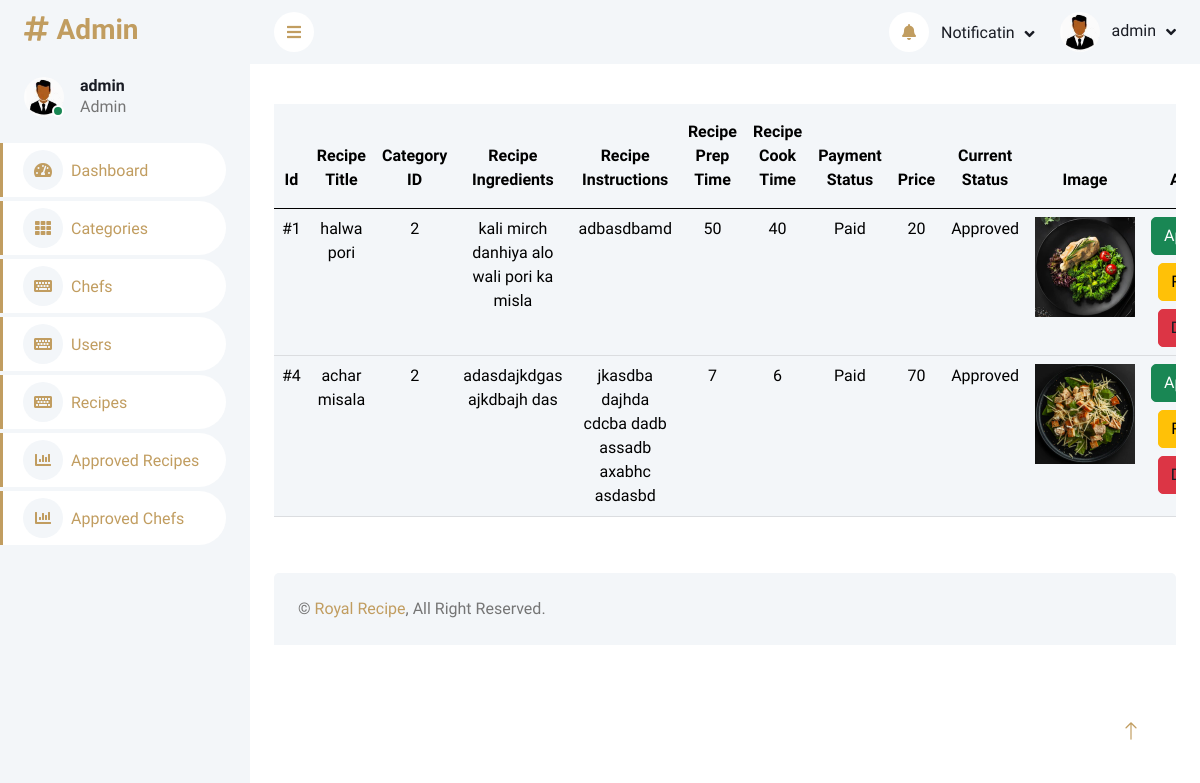
Screenshot of /AdminPanel/recipe.php (signed in) with the database file from the repository.
### tables this page shows
CREATE TABLE `recipes` (
  `id` int(11) NOT NULL,
  `title` varchar(255) NOT NULL,
  `ingredients` text DEFAULT NULL,
  `instructions` text DEFAULT NULL,
  `prep_time` int(11) DEFAULT NULL,
  `cook_time` int(11) DEFAULT NULL,
  `category_id` int(11) DEFAULT NULL,
  `chef_id` int(11) NOT NULL,
  `payment_status` enum('Paid','Free','','') NOT NULL DEFAULT 'Free',
  `price` int(11) NOT NULL DEFAULT 0,
  `image` varchar(255) NOT NULL,
  `status` varchar(255) NOT NULL DEFAULT 'Pending'
);

### AdminPanel/recipe.php (the view, shortened to what this page needs)
<?php
include("head.php");
if($_SESSION['uid']==1){
$query = $pdo->query("SELECT recipes.*, categories.c_name FROM recipes INNER JOIN categories ON recipes.category_id = categories.c_id");
$result = $query->fetchAll(PDO::FETCH_ASSOC);
?>
<div class="container-fluid pt-4 px-4 my-3">
    <div class="table-responsive">
        <table class="table table-light text-center">
            <thead>
            <tr>
                    <th class="py-3" scope="col">Id</th>
                    <th class="py-3" scope="col">Recipe Title</th>
                    <th class="py-3" scope="col">Category ID</th>
                    <th class="py-3" scope="col">Recipe Ingredients</th>
                    <th class="py-3" scope="col">Recipe Instructions</th>
                    <th class="py-3" scope="col">Recipe Prep Time</th>
                    <th class="py-3" scope="col">Recipe Cook Time</th>
                    <th class="py-3" scope="col">Payment Status</th>
                    <th class="py-3" scope="col">Price</th>
                    <th class="py-3" scope="col">Current Status</th>
                    <th class="py-3" scope="col">Image</th>
                    <th class="py-3" scope="col">Action</th>
                </tr>
            </thead>
            <tbody>
                <?php
                $query = $pdo->query("SELECT recipes.*, categories.c_name FROM recipes INNER JOIN categories ON recipes.category_id = categories.c_id");
                $result = $query->fetchAll(PDO::FETCH_ASSOC);
                foreach ($result as $data) {
                ?>
                <tr class="">
                    <td><?php echo "#" . $data['id']; ?></td>
                    <td><?php echo $data['title']; ?></td>
                    <td><?php echo $data['category_id']; ?></td>
                    <td><?php echo $data['ingredients']; ?></td>
                    <td><?php echo $data['instructions']; ?></td>
                    <td><?php echo $data['prep_time']; ?></td>
                    <td><?php echo $data['cook_time']; ?></td>
                    <td><?php echo $data['payment_status']; ?></td>
                    <td><?php echo $data['price']; ?></td>
                    <td><?php echo $data['status']; ?></td>
                    <td>
                        <img src="../chefpanel/img/recipes/<?php echo $data['image']; ?>" width="100px">
                    </td>
                    <td>
                        <form method="post">
                            <button class="btn btn-success" type="submit" name="approve">Approve</button>
                        </form>
                        <form method="post">
                            <button class="btn btn-warning my-2" type="submit" name="reject">Reject</button>
                        </form>
                        <form action="" method="get">
                            <button class="btn btn-danger">
                                <a href="?d_id=<?php echo $data['id']; ?>" class="text-dark">Delete</a>
                            </button>
                        </form>
                    </td>
                </tr>
                <?php
                }
                ?>
            </tbody>
        </table>
    </div>
</div>
<?php
}
else{
    echo "<script>location.assign('../index.php')</script>";
}
?>
<?php
include("foot.php");
?>

### AdminPanel/head.php (shortened to what this page needs)
<!DOCTYPE html>
<html lang="en">
<head>
    <link href="https://cdnjs.cloudflare.com/ajax/libs/font-awesome/5.10.0/css/all.min.css" rel="stylesheet">
    <link href="https://cdn.jsdelivr.net/npm/bootstrap-icons@1.4.1/font/bootstrap-icons.css" rel="stylesheet">
    <link href="css/bootstrap.min.css" rel="stylesheet">
    <link href="css/style.css" rel="stylesheet">
</head>
<body>
    <div class="container-xxl position-relative bg-white d-flex p-0">
        <div class="sidebar pe-4 pb-3">
            <nav class="navbar bg-light navbar-light">
                <a href="index.html" class="navbar-brand mx-4 mb-3">
                    <h3 class="" style="color:#C19D60;"><i class="fa fa-hashtag me-2"></i>Admin</h3>
                </a>
                <div class="d-flex align-items-center ms-4 mb-4">
                    <div class="position-relative">
                        <img class="rounded-circle" src="img/user1.jpg" alt="" style="width: 40px; height: 40px;">
                        <div class="bg-success rounded-circle border border-2 border-white position-absolute end-0 bottom-0 p-1"></div>
                    </div>
                    <div class="ms-3">
                        <h6 class="mb-0"><?php echo $_SESSION['uname'];?></h6>
                        <span>Admin</span>
                    </div>
                </div>
                <div class="navbar-nav w-100">
                    <a href="index.php" class="nav-item nav-link active"><i class="fa fa-tachometer-alt me-2"></i>Dashboard</a>
                    <a href="category.php" class="nav-item nav-link active mt-1"><i class="fa fa-th me-2"></i>Categories</a>
                    <a href="chefs.php" class="nav-item nav-link active mt-1"><i class="fa fa-keyboard me-2"></i>Chefs</a>
                    <a href="users.php" class="nav-item nav-link active mt-1"><i class="fa fa-keyboard me-2"></i>Users</a>
                    <a href="recipe.php" class="nav-item nav-link active mt-1"><i class="fa fa-keyboard me-2"></i>Recipes</a>
                    <a href="approvedrecipes.php" class="nav-item nav-link active mt-1"><i class="fa fa-chart-bar me-2"></i>Approved Recipes</a>
                    <a href="approvedchefs.php" class="nav-item nav-link active mt-1"><i class="fa fa-chart-bar me-2"></i>Approved Chefs</a>
                </div>
            </nav>
        </div>
        <div class="content">
            <nav class="navbar navbar-expand bg-light navbar-light sticky-top px-4 py-0">
                <a href="#" class="sidebar-toggler flex-shrink-0">
                    <i class="fa fa-bars" style="color:#C19D60;"></i>
                </a>
                <div class="navbar-nav align-items-center ms-auto">
                    <div class="nav-item dropdown">
                        <a href="#" class="nav-link dropdown-toggle" data-bs-toggle="dropdown">
                            <i class="fa fa-bell me-lg-2" style="color:#C19D60;"></i>
                            <span class="d-none d-lg-inline-flex">Notificatin</span>
                        </a>
                    </div>
                    <div class="nav-item dropdown">
                        <a href="#" class="nav-link dropdown-toggle" data-bs-toggle="dropdown">
                            <img class="rounded-circle me-lg-2" src="img/user1.jpg" alt="" style="width: 40px; height: 40px;">
                            <span class="d-none d-lg-inline-flex"><?php echo $_SESSION['uname']; ?></span>
                        </a>
                    </div>
                </div>
            </nav>

### AdminPanel/foot.php (shortened to what this page needs)
<div class="container-fluid pt-4 px-4">
                <div class="bg-light rounded-top p-4">
                    <div class="row">
                        <div class="col-12 col-sm-6 text-center text-sm-start">
                            &copy; <a href="../index.php" style="color: #C19D60;">Royal Recipe</a>, All Right Reserved.
                        </div>
                    </div>
                </div>
            </div>
        </div>
        <a href="#" class="btn btn-lg  btn-lg-square back-to-top" style="color: #C19D60;"><i class="bi bi-arrow-up"></i></a>
    </div>
</body>
</html>

### AdminPanel/css/style.css (style rules this page uses)
:root { --primary: #C19D60; --light: #F3F6F9; --dark: #191C24; }
.back-to-top { position: fixed; display: none; right: 45px; bottom: 45px; z-index: 99; }
.btn { transition: .5s; }
.btn-lg-square { width: 48px; height: 48px; }
.btn-square, .btn-sm-square, .btn-lg-square { padding: 0; display: inline-flex; align-items: center; justify-content: center; font-weight: normal; border-radius: 50px; }
.sidebar { position: fixed; top: 0; left: 0; bottom: 0; width: 250px; height: 100vh; overflow-y: auto; background: var(--light); transition: 0.5s; z-index: 999; }
.content { margin-left: 250px; min-height: 100vh; background: #FFFFFF; transition: 0.5s; }
@media (min-width: 992px) { .sidebar { margin-left: 0; } }
@media (min-width: 992px) { .content { width: calc(100% - 250px); } }
.sidebar .navbar .navbar-nav .nav-link { padding: 7px 20px; color: var(--dark); font-weight: 500; border-left: 3px solid var(--light); border-radius: 0 30px 30px 0; outline: none; }
.sidebar .navbar .navbar-nav .nav-link:hover, .sidebar .navbar .navbar-nav .nav-link.active { color: var(--primary); background: #FFFFFF; border-color: var(--primary); }
.sidebar .navbar .navbar-nav .nav-link i { width: 40px; height: 40px; display: inline-flex; align-items: center; justify-content: center; background: #FFFFFF; border-radius: 40px; }
.sidebar .navbar .navbar-nav .nav-link:hover i, .sidebar .navbar .navbar-nav .nav-link.active i { background: var(--light); }
.content .navbar .navbar-nav .nav-link { margin-left: 25px; padding: 12px 0; color: var(--dark); outline: none; }
.content .navbar .sidebar-toggler, .content .navbar .navbar-nav .nav-link i { width: 40px; height: 40px; display: inline-flex; align-items: center; justify-content: center; background: #FFFFFF; border-radius: 40px; }
.content .navbar .dropdown-toggle::after { margin-left: 6px; vertical-align: middle; border: none; content: "\f107"; font-family: "Font Awesome 5 Free"; font-weight: 900; transition: .5s; }

### rows the page displays
recipes: id "1", title "halwa pori", category "2", ingredients "kali mirch danhiya alo wali pori ka misla", instructions "adbasdbamd", prep_time "50", cook_time "40", payment_status "Paid", price "20", status "Approved", image (picture)
recipes: id "4", title "achar misala", category "2", ingredients "adasdajkdgas ajkdbajh das", instructions "jkasdba dajhda cdcba dadb assadb axabhc asdasbd", prep_time "7", cook_time "6", payment_status "Paid", price "70", status "Approved", image (picture)

### other values shown
$_SESSION['uname'] "admin"
